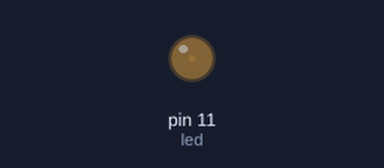
A sketch run on a simulated Arduino Uno, built with avr-gcc and run on an emulated ATmega328P. On the bench: output pins drawn as LEDs (lit = HIGH).

Above: at 0.05 s.
At 1.15 s:
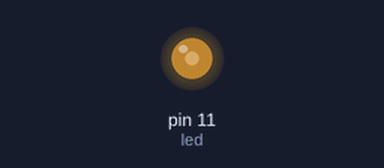
At 2.3 s:
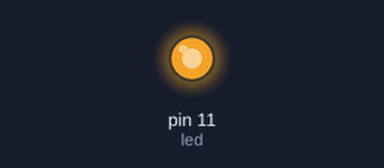
At 4.55 s:
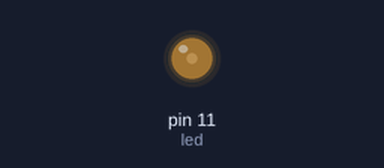
Timing chart, 0 to 6.6 s (numbered marks = the images above):
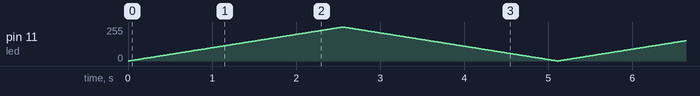

The sketch:

sketch_mar23a.ino
```cpp
int led=11;
void setup() {
  pinMode (led,OUTPUT);

}

void loop() {
  for(int i=0;i<255;i++){
    analogWrite(led,i);
    delay(10);
  }
  for(int i=255;0<i;i--){
    analogWrite(led,i);
    delay(10);
  }

}
```
